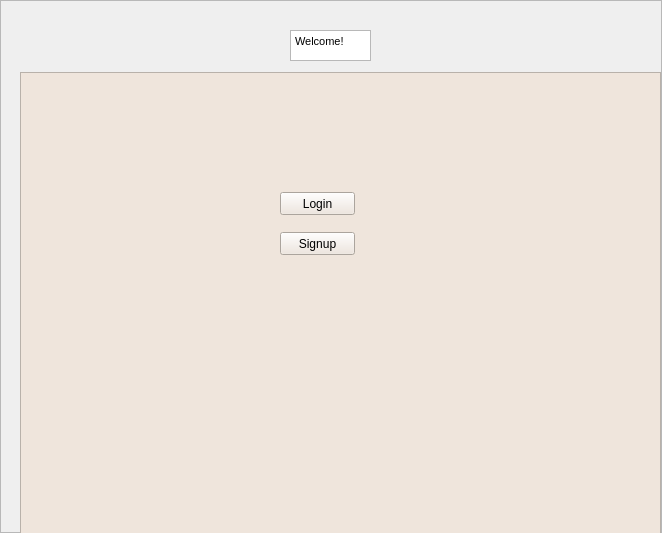
<?xml version="1.0" encoding="UTF-8"?>
<ui version="4.0">
 <class>MainWindow</class>
 <widget class="QMainWindow" name="MainWindow">
  <property name="geometry">
   <rect>
    <x>0</x>
    <y>0</y>
    <width>662</width>
    <height>533</height>
   </rect>
  </property>
  <property name="windowTitle">
   <string>GG Auto Clicker</string>
  </property>
  <property name="styleSheet">
   <string notr="true"/>
  </property>
  <widget class="QWidget" name="central_widget">
   <layout class="QVBoxLayout" name="verticalLayout">
    <property name="spacing">
     <number>0</number>
    </property>
    <property name="leftMargin">
     <number>0</number>
    </property>
    <property name="topMargin">
     <number>0</number>
    </property>
    <property name="rightMargin">
     <number>0</number>
    </property>
    <property name="bottomMargin">
     <number>0</number>
    </property>
    <item>
     <widget class="QFrame" name="central_widget_2">
      <property name="toolTip">
       <string/>
      </property>
      <property name="styleSheet">
       <string notr="true">QToolTip {
background-color: #e0e0e0;
border: none; }</string>
      </property>
      <property name="frameShape">
       <enum>QFrame::StyledPanel</enum>
      </property>
      <property name="frameShadow">
       <enum>QFrame::Raised</enum>
      </property>
      <widget class="QFrame" name="main_frame">
       <property name="geometry">
        <rect>
         <x>20</x>
         <y>72</y>
         <width>641</width>
         <height>462</height>
        </rect>
       </property>
       <property name="sizePolicy">
        <sizepolicy hsizetype="Preferred" vsizetype="Expanding">
         <horstretch>0</horstretch>
         <verstretch>0</verstretch>
        </sizepolicy>
       </property>
       <property name="styleSheet">
        <string notr="true">background-color: rgb(239, 229, 220);</string>
       </property>
       <property name="frameShape">
        <enum>QFrame::StyledPanel</enum>
       </property>
       <property name="frameShadow">
        <enum>QFrame::Raised</enum>
       </property>
       <widget class="QPushButton" name="login_Button">
        <property name="geometry">
         <rect>
          <x>260</x>
          <y>120</y>
          <width>75</width>
          <height>23</height>
         </rect>
        </property>
        <property name="text">
         <string>Login</string>
        </property>
       </widget>
       <widget class="QPushButton" name="signup_Button">
        <property name="geometry">
         <rect>
          <x>260</x>
          <y>160</y>
          <width>75</width>
          <height>23</height>
         </rect>
        </property>
        <property name="text">
         <string>Signup</string>
        </property>
       </widget>
      </widget>
      <widget class="QTextBrowser" name="textBrowser">
       <property name="geometry">
        <rect>
         <x>290</x>
         <y>30</y>
         <width>81</width>
         <height>31</height>
        </rect>
       </property>
       <property name="html">
        <string>&lt;!DOCTYPE HTML PUBLIC &quot;-//W3C//DTD HTML 4.0//EN&quot; &quot;http://www.w3.org/TR/REC-html40/strict.dtd&quot;&gt;
&lt;html&gt;&lt;head&gt;&lt;meta name=&quot;qrichtext&quot; content=&quot;1&quot; /&gt;&lt;style type=&quot;text/css&quot;&gt;
p, li { white-space: pre-wrap; }
&lt;/style&gt;&lt;/head&gt;&lt;body style=&quot; font-family:'MS Shell Dlg 2'; font-size:8.25pt; font-weight:400; font-style:normal;&quot;&gt;
&lt;p style=&quot; margin-top:0px; margin-bottom:0px; margin-left:0px; margin-right:0px; -qt-block-indent:0; text-indent:0px;&quot;&gt;Welcome!&lt;/p&gt;&lt;/body&gt;&lt;/html&gt;</string>
       </property>
      </widget>
     </widget>
    </item>
   </layout>
  </widget>
 </widget>
 <resources/>
 <connections/>
</ui>
